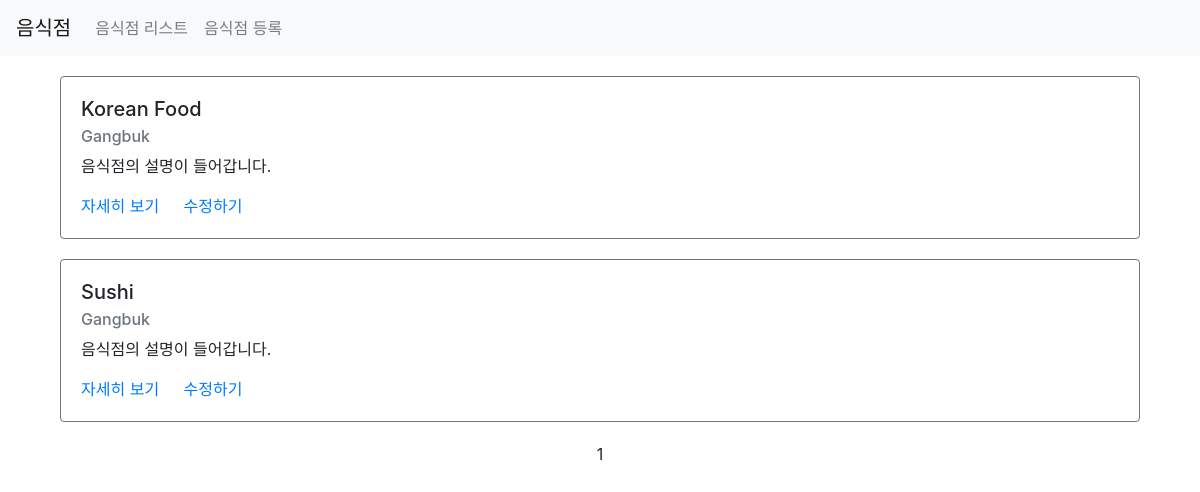
Page /third/list/ on the earlier database version.
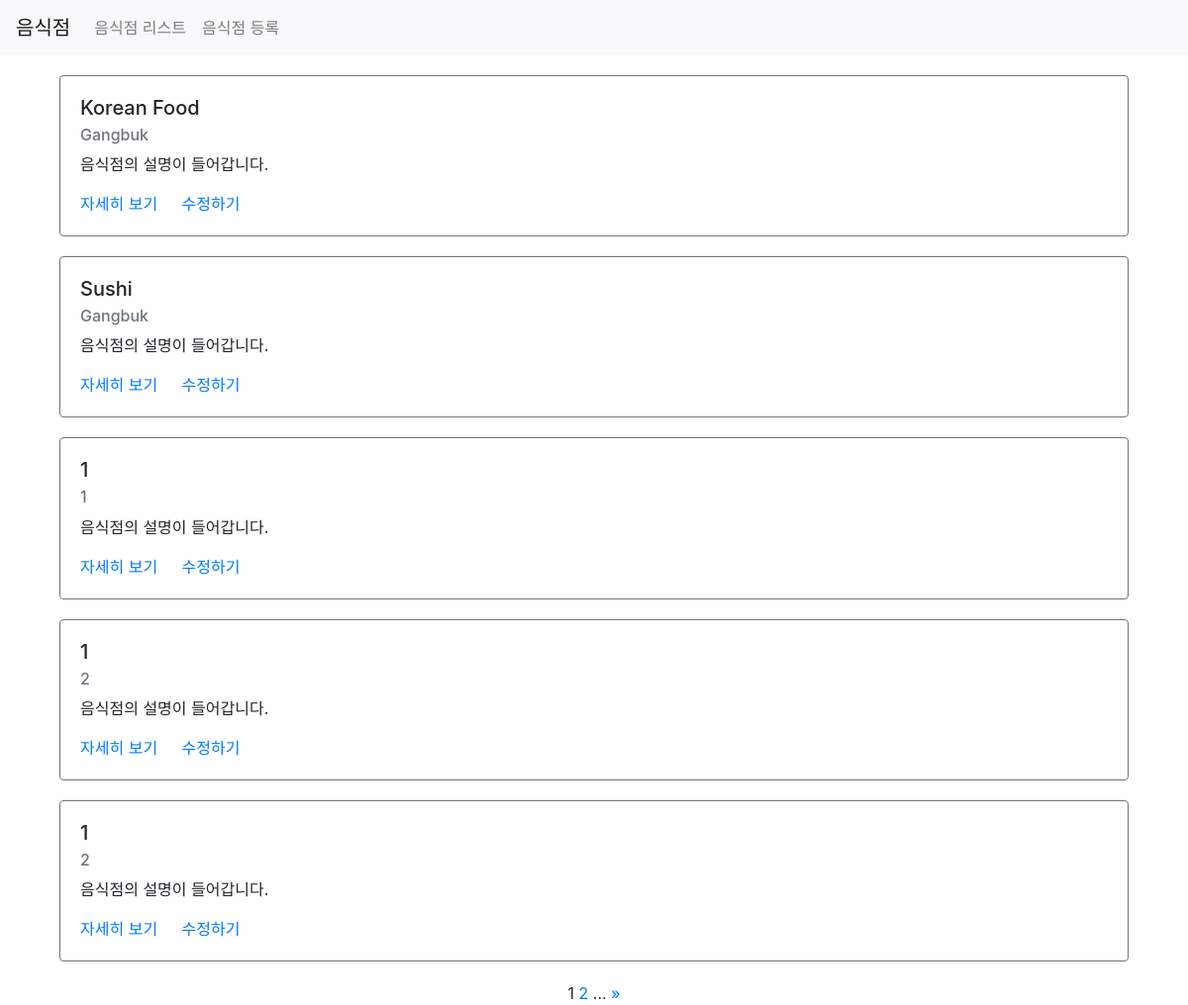
Same page on the later database version.
### third/models.py (models this page shows)
class Restaurant(models.Model):
    name = models.CharField(max_length=30)
    address = models.CharField(max_length=200)
    created_at = models.DateTimeField(auto_now_add=True)
    updated_at = models.DateTimeField(auto_now=True)

### third/views.py (the view)
# urls.py: path('list/', views.list, name="list"),
def list(request):
    restaurants = Restaurant.objects.all()
    paginator = Paginator(restaurants, 5)
    page = request.GET.get('page')  # third.list?page=1
    items = paginator.get_page(page)
    context = {
        'restaurants': items,
    }
    return render(request, 'third/list.html', context)

### third/templates/third/list.html (shortened to what this page needs)
{% extends 'third/base.html' %}
{% load static %}
{% block content %}
<div class="container">
    {% for item in restaurants %}
    <div class="row restaurant-item" style="margin:20px auto;">
        <div class="col-sm-12">
            <div class="card border-secondary">
              <div class="card-body">
                <h5 class="card-title">{{ item.name }}</h5>
                <h6 class="card-subtitle mb-2 text-muted">{{ item.address }}</h6>
                <p class="card-text">음식점의 설명이 들어갑니다.</p>
                <a href="#" class="card-link">자세히 보기</a>
                <a href="#" class="card-link">수정하기</a>
              </div>
            </div>
        </div>
    </div>
    {% endfor %}
    <div class="row">
        <div class="col-sm-12 text-center">
            <div class="pagination">
                <span class="step-links text-center" style="width:100%;">
                    <span class="current">
                        {{ restaurants.number }}
                    </span>
                    {% if restaurants.has_next %}
                        <a href="?page={{ restaurants.next_page_number }}">{{ restaurants.next_page_number }}</a>
                        ...
                        <a href="?page={{ restaurants.paginator.num_pages }}">&raquo;</a>
                    {% endif %}
                </span>
            </div>
        </div>
    </div>
</div>
{% endblock %}

### third/templates/third/base.html (shortened to what this page needs)
{% load static %}
<!DOCTYPE html>
<html lang="ko">
<head>
    <link rel="stylesheet" href="{% static 'third/styles.css' %}">
    <link rel="stylesheet" href="https://stackpath.bootstrapcdn.com/bootstrap/4.1.3/css/bootstrap.min.css">
</head>
<body>
    <nav class="navbar navbar-expand-lg navbar-light bg-light">
        <a class="navbar-brand" href="/list">음식점</a>
        <div class="collapse navbar-collapse" id="navbarNavAltMarkup">
            <div class="navbar-nav">
                <a class="nav-item nav-link" href="/third/list">음식점 리스트<span class="sr-only">(current)</span></a>
                <a class="nav-item nav-link" href="/third/create">음식점 등록</a>
            </div>
        </div>
    </nav>
{% block content %}
{% endblock %}
</body>
</html>

Differences in the rows shown:
added Restaurant: name "1", address "1"
added Restaurant: name "1", address "2"
added Restaurant: name "1", address "2"
Other differences:
{{ restaurants.next_page_number }}: (not shown) → "2"
